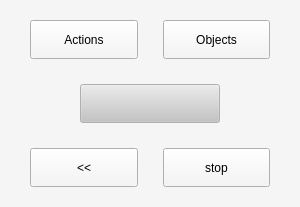
<?xml version="1.0" encoding="UTF-8"?>
<ui version="4.0">
 <class>Form</class>
 <widget class="QWidget" name="Form">
  <property name="geometry">
   <rect>
    <x>0</x>
    <y>0</y>
    <width>300</width>
    <height>207</height>
   </rect>
  </property>
  <property name="sizePolicy">
   <sizepolicy hsizetype="Expanding" vsizetype="Expanding">
    <horstretch>0</horstretch>
    <verstretch>0</verstretch>
   </sizepolicy>
  </property>
  <property name="palette">
   <palette>
    <active>
     <colorrole role="WindowText">
      <brush brushstyle="SolidPattern">
       <color alpha="255">
        <red>0</red>
        <green>0</green>
        <blue>0</blue>
       </color>
      </brush>
     </colorrole>
     <colorrole role="Button">
      <brush brushstyle="SolidPattern">
       <color alpha="255">
        <red>245</red>
        <green>245</green>
        <blue>245</blue>
       </color>
      </brush>
     </colorrole>
     <colorrole role="Light">
      <brush brushstyle="SolidPattern">
       <color alpha="255">
        <red>255</red>
        <green>255</green>
        <blue>255</blue>
       </color>
      </brush>
     </colorrole>
     <colorrole role="Midlight">
      <brush brushstyle="SolidPattern">
       <color alpha="255">
        <red>250</red>
        <green>250</green>
        <blue>250</blue>
       </color>
      </brush>
     </colorrole>
     <colorrole role="Dark">
      <brush brushstyle="SolidPattern">
       <color alpha="255">
        <red>122</red>
        <green>122</green>
        <blue>122</blue>
       </color>
      </brush>
     </colorrole>
     <colorrole role="Mid">
      <brush brushstyle="SolidPattern">
       <color alpha="255">
        <red>163</red>
        <green>163</green>
        <blue>163</blue>
       </color>
      </brush>
     </colorrole>
     <colorrole role="Text">
      <brush brushstyle="SolidPattern">
       <color alpha="255">
        <red>0</red>
        <green>0</green>
        <blue>0</blue>
       </color>
      </brush>
     </colorrole>
     <colorrole role="BrightText">
      <brush brushstyle="SolidPattern">
       <color alpha="255">
        <red>255</red>
        <green>255</green>
        <blue>255</blue>
       </color>
      </brush>
     </colorrole>
     <colorrole role="ButtonText">
      <brush brushstyle="SolidPattern">
       <color alpha="255">
        <red>0</red>
        <green>0</green>
        <blue>0</blue>
       </color>
      </brush>
     </colorrole>
     <colorrole role="Base">
      <brush brushstyle="SolidPattern">
       <color alpha="255">
        <red>255</red>
        <green>255</green>
        <blue>255</blue>
       </color>
      </brush>
     </colorrole>
     <colorrole role="Window">
      <brush brushstyle="SolidPattern">
       <color alpha="255">
        <red>245</red>
        <green>245</green>
        <blue>245</blue>
       </color>
      </brush>
     </colorrole>
     <colorrole role="Shadow">
      <brush brushstyle="SolidPattern">
       <color alpha="255">
        <red>0</red>
        <green>0</green>
        <blue>0</blue>
       </color>
      </brush>
     </colorrole>
     <colorrole role="AlternateBase">
      <brush brushstyle="SolidPattern">
       <color alpha="255">
        <red>250</red>
        <green>250</green>
        <blue>250</blue>
       </color>
      </brush>
     </colorrole>
     <colorrole role="ToolTipBase">
      <brush brushstyle="SolidPattern">
       <color alpha="255">
        <red>255</red>
        <green>255</green>
        <blue>220</blue>
       </color>
      </brush>
     </colorrole>
     <colorrole role="ToolTipText">
      <brush brushstyle="SolidPattern">
       <color alpha="255">
        <red>0</red>
        <green>0</green>
        <blue>0</blue>
       </color>
      </brush>
     </colorrole>
     <colorrole role="PlaceholderText">
      <brush brushstyle="SolidPattern">
       <color alpha="128">
        <red>0</red>
        <green>0</green>
        <blue>0</blue>
       </color>
      </brush>
     </colorrole>
    </active>
    <inactive>
     <colorrole role="WindowText">
      <brush brushstyle="SolidPattern">
       <color alpha="255">
        <red>0</red>
        <green>0</green>
        <blue>0</blue>
       </color>
      </brush>
     </colorrole>
     <colorrole role="Button">
      <brush brushstyle="SolidPattern">
       <color alpha="255">
        <red>245</red>
        <green>245</green>
        <blue>245</blue>
       </color>
      </brush>
     </colorrole>
     <colorrole role="Light">
      <brush brushstyle="SolidPattern">
       <color alpha="255">
        <red>255</red>
        <green>255</green>
        <blue>255</blue>
       </color>
      </brush>
     </colorrole>
     <colorrole role="Midlight">
      <brush brushstyle="SolidPattern">
       <color alpha="255">
        <red>250</red>
        <green>250</green>
        <blue>250</blue>
       </color>
      </brush>
     </colorrole>
     <colorrole role="Dark">
      <brush brushstyle="SolidPattern">
       <color alpha="255">
        <red>122</red>
        <green>122</green>
        <blue>122</blue>
       </color>
      </brush>
     </colorrole>
     <colorrole role="Mid">
      <brush brushstyle="SolidPattern">
       <color alpha="255">
        <red>163</red>
        <green>163</green>
        <blue>163</blue>
       </color>
      </brush>
     </colorrole>
     <colorrole role="Text">
      <brush brushstyle="SolidPattern">
       <color alpha="255">
        <red>0</red>
        <green>0</green>
        <blue>0</blue>
       </color>
      </brush>
     </colorrole>
     <colorrole role="BrightText">
      <brush brushstyle="SolidPattern">
       <color alpha="255">
        <red>255</red>
        <green>255</green>
        <blue>255</blue>
       </color>
      </brush>
     </colorrole>
     <colorrole role="ButtonText">
      <brush brushstyle="SolidPattern">
       <color alpha="255">
        <red>0</red>
        <green>0</green>
        <blue>0</blue>
       </color>
      </brush>
     </colorrole>
     <colorrole role="Base">
      <brush brushstyle="SolidPattern">
       <color alpha="255">
        <red>255</red>
        <green>255</green>
        <blue>255</blue>
       </color>
      </brush>
     </colorrole>
     <colorrole role="Window">
      <brush brushstyle="SolidPattern">
       <color alpha="255">
        <red>245</red>
        <green>245</green>
        <blue>245</blue>
       </color>
      </brush>
     </colorrole>
     <colorrole role="Shadow">
      <brush brushstyle="SolidPattern">
       <color alpha="255">
        <red>0</red>
        <green>0</green>
        <blue>0</blue>
       </color>
      </brush>
     </colorrole>
     <colorrole role="AlternateBase">
      <brush brushstyle="SolidPattern">
       <color alpha="255">
        <red>250</red>
        <green>250</green>
        <blue>250</blue>
       </color>
      </brush>
     </colorrole>
     <colorrole role="ToolTipBase">
      <brush brushstyle="SolidPattern">
       <color alpha="255">
        <red>255</red>
        <green>255</green>
        <blue>220</blue>
       </color>
      </brush>
     </colorrole>
     <colorrole role="ToolTipText">
      <brush brushstyle="SolidPattern">
       <color alpha="255">
        <red>0</red>
        <green>0</green>
        <blue>0</blue>
       </color>
      </brush>
     </colorrole>
     <colorrole role="PlaceholderText">
      <brush brushstyle="SolidPattern">
       <color alpha="128">
        <red>0</red>
        <green>0</green>
        <blue>0</blue>
       </color>
      </brush>
     </colorrole>
    </inactive>
    <disabled>
     <colorrole role="WindowText">
      <brush brushstyle="SolidPattern">
       <color alpha="255">
        <red>122</red>
        <green>122</green>
        <blue>122</blue>
       </color>
      </brush>
     </colorrole>
     <colorrole role="Button">
      <brush brushstyle="SolidPattern">
       <color alpha="255">
        <red>245</red>
        <green>245</green>
        <blue>245</blue>
       </color>
      </brush>
     </colorrole>
     <colorrole role="Light">
      <brush brushstyle="SolidPattern">
       <color alpha="255">
        <red>255</red>
        <green>255</green>
        <blue>255</blue>
       </color>
      </brush>
     </colorrole>
     <colorrole role="Midlight">
      <brush brushstyle="SolidPattern">
       <color alpha="255">
        <red>250</red>
        <green>250</green>
        <blue>250</blue>
       </color>
      </brush>
     </colorrole>
     <colorrole role="Dark">
      <brush brushstyle="SolidPattern">
       <color alpha="255">
        <red>122</red>
        <green>122</green>
        <blue>122</blue>
       </color>
      </brush>
     </colorrole>
     <colorrole role="Mid">
      <brush brushstyle="SolidPattern">
       <color alpha="255">
        <red>163</red>
        <green>163</green>
        <blue>163</blue>
       </color>
      </brush>
     </colorrole>
     <colorrole role="Text">
      <brush brushstyle="SolidPattern">
       <color alpha="255">
        <red>122</red>
        <green>122</green>
        <blue>122</blue>
       </color>
      </brush>
     </colorrole>
     <colorrole role="BrightText">
      <brush brushstyle="SolidPattern">
       <color alpha="255">
        <red>255</red>
        <green>255</green>
        <blue>255</blue>
       </color>
      </brush>
     </colorrole>
     <colorrole role="ButtonText">
      <brush brushstyle="SolidPattern">
       <color alpha="255">
        <red>122</red>
        <green>122</green>
        <blue>122</blue>
       </color>
      </brush>
     </colorrole>
     <colorrole role="Base">
      <brush brushstyle="SolidPattern">
       <color alpha="255">
        <red>245</red>
        <green>245</green>
        <blue>245</blue>
       </color>
      </brush>
     </colorrole>
     <colorrole role="Window">
      <brush brushstyle="SolidPattern">
       <color alpha="255">
        <red>245</red>
        <green>245</green>
        <blue>245</blue>
       </color>
      </brush>
     </colorrole>
     <colorrole role="Shadow">
      <brush brushstyle="SolidPattern">
       <color alpha="255">
        <red>0</red>
        <green>0</green>
        <blue>0</blue>
       </color>
      </brush>
     </colorrole>
     <colorrole role="AlternateBase">
      <brush brushstyle="SolidPattern">
       <color alpha="255">
        <red>245</red>
        <green>245</green>
        <blue>245</blue>
       </color>
      </brush>
     </colorrole>
     <colorrole role="ToolTipBase">
      <brush brushstyle="SolidPattern">
       <color alpha="255">
        <red>255</red>
        <green>255</green>
        <blue>220</blue>
       </color>
      </brush>
     </colorrole>
     <colorrole role="ToolTipText">
      <brush brushstyle="SolidPattern">
       <color alpha="255">
        <red>0</red>
        <green>0</green>
        <blue>0</blue>
       </color>
      </brush>
     </colorrole>
     <colorrole role="PlaceholderText">
      <brush brushstyle="SolidPattern">
       <color alpha="128">
        <red>0</red>
        <green>0</green>
        <blue>0</blue>
       </color>
      </brush>
     </colorrole>
    </disabled>
   </palette>
  </property>
  <property name="windowTitle">
   <string>Form</string>
  </property>
  <layout class="QGridLayout" name="gridLayout" rowstretch="0,0,0">
   <property name="leftMargin">
    <number>30</number>
   </property>
   <property name="topMargin">
    <number>20</number>
   </property>
   <property name="rightMargin">
    <number>30</number>
   </property>
   <property name="bottomMargin">
    <number>20</number>
   </property>
   <property name="spacing">
    <number>25</number>
   </property>
   <item row="1" column="0" colspan="2">
    <layout class="QHBoxLayout" name="horizontalLayout_5">
     <property name="spacing">
      <number>1</number>
     </property>
     <property name="leftMargin">
      <number>50</number>
     </property>
     <property name="rightMargin">
      <number>50</number>
     </property>
     <item>
      <widget class="QPushButton" name="playButton">
       <property name="sizePolicy">
        <sizepolicy hsizetype="Expanding" vsizetype="Expanding">
         <horstretch>0</horstretch>
         <verstretch>1</verstretch>
        </sizepolicy>
       </property>
       <property name="palette">
        <palette>
         <active>
          <colorrole role="Button">
           <brush brushstyle="SolidPattern">
            <color alpha="255">
             <red>196</red>
             <green>196</green>
             <blue>196</blue>
            </color>
           </brush>
          </colorrole>
         </active>
         <inactive>
          <colorrole role="Button">
           <brush brushstyle="SolidPattern">
            <color alpha="255">
             <red>196</red>
             <green>196</green>
             <blue>196</blue>
            </color>
           </brush>
          </colorrole>
         </inactive>
         <disabled>
          <colorrole role="Button">
           <brush brushstyle="SolidPattern">
            <color alpha="255">
             <red>196</red>
             <green>196</green>
             <blue>196</blue>
            </color>
           </brush>
          </colorrole>
         </disabled>
        </palette>
       </property>
       <property name="text">
        <string/>
       </property>
       <property name="icon">
        <iconset>
         <normaloff>../resources/play.png</normaloff>../resources/play.png</iconset>
       </property>
       <property name="iconSize">
        <size>
         <width>50</width>
         <height>50</height>
        </size>
       </property>
      </widget>
     </item>
    </layout>
   </item>
   <item row="2" column="1">
    <widget class="QPushButton" name="stopButton">
     <property name="sizePolicy">
      <sizepolicy hsizetype="Expanding" vsizetype="Expanding">
       <horstretch>0</horstretch>
       <verstretch>0</verstretch>
      </sizepolicy>
     </property>
     <property name="text">
      <string>stop</string>
     </property>
    </widget>
   </item>
   <item row="2" column="0">
    <widget class="QPushButton" name="invalidateButton">
     <property name="sizePolicy">
      <sizepolicy hsizetype="Expanding" vsizetype="Expanding">
       <horstretch>0</horstretch>
       <verstretch>0</verstretch>
      </sizepolicy>
     </property>
     <property name="text">
      <string>&lt;&lt;</string>
     </property>
    </widget>
   </item>
   <item row="0" column="0">
    <widget class="QPushButton" name="pushButton">
     <property name="sizePolicy">
      <sizepolicy hsizetype="Expanding" vsizetype="Expanding">
       <horstretch>0</horstretch>
       <verstretch>0</verstretch>
      </sizepolicy>
     </property>
     <property name="text">
      <string>Actions</string>
     </property>
    </widget>
   </item>
   <item row="0" column="1">
    <widget class="QPushButton" name="pushButton_3">
     <property name="sizePolicy">
      <sizepolicy hsizetype="Expanding" vsizetype="Expanding">
       <horstretch>0</horstretch>
       <verstretch>0</verstretch>
      </sizepolicy>
     </property>
     <property name="text">
      <string>Objects</string>
     </property>
    </widget>
   </item>
  </layout>
 </widget>
 <resources/>
 <connections/>
</ui>
